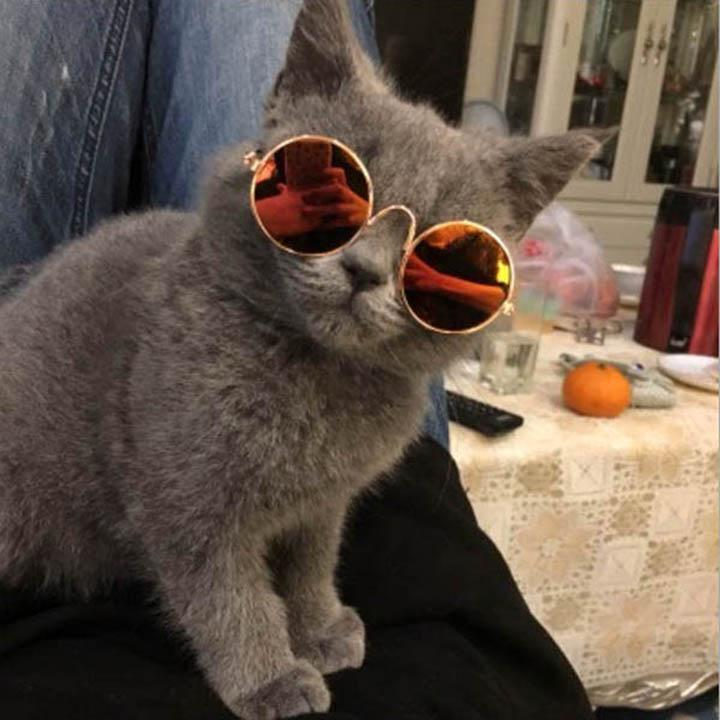
#> input picture inputs/2.seamless cloning/a. seamless/catt.jpeg, 720 x 720 px, found by its file name
$ jupyter execute --allow-errors Seamless_cloning_test.ipynb
#> lines starting #> are read from the running program, lines starting #| are printed output that depends on the picture; after the words box and inside, x2 and y2 are one past the last pixel; in counts of white or black regions, pixels touching at a corner belong together
### PixelLocation.py

import cv2
import numpy as np
import matplotlib.pyplot as plt


# used to determine if pixel index is inside ROI
def in_omega(index, mask):
    return mask[index] == 1

#3 Function to find the indices of the ROI of the mask
def ROI_points(mask):

    non0= np.nonzero(mask)
    list_points=list(zip(non0[0],non0[1]))

    return list_points

#function to get the 4 neighbours surrounding a pixel
def surrounding_pixels(index):
    i,j=index

    value=[(i+1,j), (i-1,j),(i,j+1),(i,j-1)]
    return value

def pixel_location(index, mask):
    if not np.any(in_omega(index,mask)):
        return False
    for pix in surrounding_pixels(index):
        if not np.any(in_omega(pix,mask)):
            return True

    return False

### sparse_matrix.py
import cv2
import numpy as np
import matplotlib.pyplot as plt
from PIL import Image
from cv2 import imshow
import scipy.sparse as SC
import scipy.sparse.linalg as linalg
from PixelLocation import surrounding_pixels


# Function to make cooefficient matrix(The sparse A matrix)

def sparse_matrix(Indices):

  m=len(Indices)

  A_Mat=SC.lil_matrix((m,m))
  for i, index in enumerate(Indices):
    A_Mat[i,i]=4

    for x in surrounding_pixels(index):
      if x not in Indices:
        continue
      j=Indices.index(x)
      A_Mat[i,j]=-1

  return A_Mat

### Laplacian_of_ROI.py

def laplace(src,index):
    i, j= index
    value= (4*src[i,j])-(1 * src[i + 1, j]) - (1 * src[i - 1, j]) - (1 * src[i, j + 1]) - (
                1 * src[i, j - 1])

    return value

### Tests/Seamless_cloning_test.ipynb
[cell 1]
import cv2
import numpy as np
import matplotlib.pyplot as plt
import scipy.sparse as SC
import scipy.sparse.linalg as linalg
from PixelLocation import ROI_points
from PixelLocation import pixel_location
from PixelLocation import surrounding_pixels
from PixelLocation import in_omega
from sparse_matrix import sparse_matrix
from Laplacian_of_ROI import laplace
from Selecting_ROI import mousepoints
from Selecting_ROI import get_omega
from create_mask import create_mask

[cell 2]
points=[] # holds the values of the selected coordinates
def mousepoints(events,x, y,flags,parameters):
    global points

    if events==cv2.EVENT_LBUTTONDOWN:
        points.append((x,y))

    return

def get_omega(im):
    global points

    cv2.imshow("Please Click on image to get ROI points",im)
    cv2.setMouseCallback("Please Click on image to get ROI points", mousepoints)
    cv2.waitKey(0)


    photo = im.copy() # making a copy of our image for visulalisation
    new_img=cv2.polylines(photo, np.int32([points]), isClosed=True, color=(0,0,255),thickness=4) # draw a polygon of our region of interest

    return points, photo, new_img

[cell 3]
#Please click on the image to generate the mask

source_path=r"inputs\2.seamless cloning\a. seamless\catt.jpeg" #https://www.joom.com/en/products/5bc6eb7c28fc710198a726a1
target_path=r"inputs\2.seamless cloning\a. seamless\space2.jpg" #https://unsplash.com/images/nature/space

src= cv2.imread(source_path,cv2.IMREAD_GRAYSCALE)
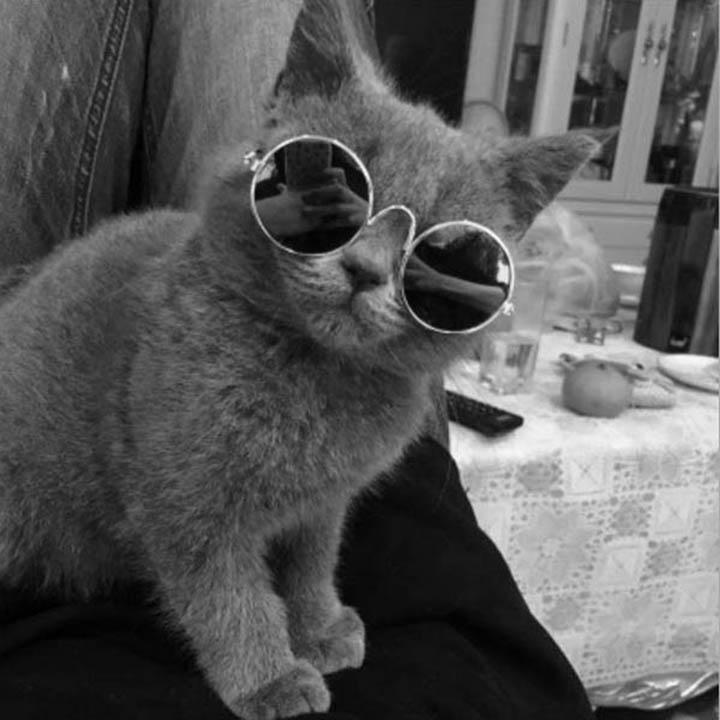
#> src: shape (720, 720); min 0, max 255, mean 87.5
target=cv2.imread(target_path,cv2.IMREAD_GRAYSCALE)
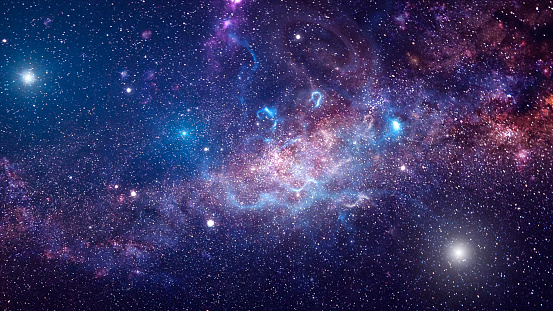
#> input picture inputs/2.seamless cloning/a. seamless/space2.jpg, 553 x 311 px, found by its file name
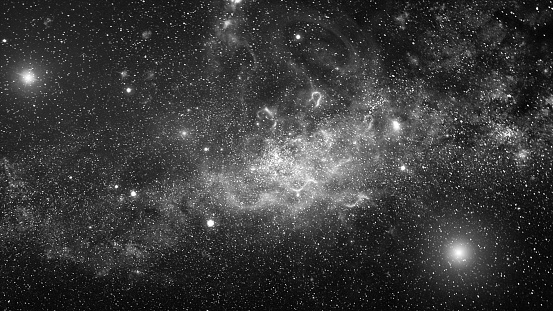
#> target: shape (311, 553); min 0, max 255, mean 58.4

# resizing the images because the larger the images the more time it takes for the A matrix to computed
src= cv2.resize(src,(200,150))
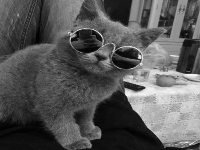
#> src: shape (150, 200); min 0, max 249, mean 87.3
target=cv2.resize(target,(200,150))
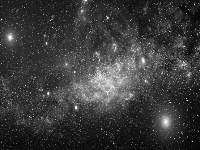
#> target: shape (150, 200); min 3, max 254, mean 58.3

points.clear()#clearing the list to put new values
boundary=get_omega(src) #Please click on the image to generate the mask
#> (the rest of this cell did not finish here and is left out)

[cell 4]
#Performing the poisson method with all the fuctions together
def seamless_cloning(src,target,mask):

    Indicies=ROI_points(mask)
    A_Mat=sparse_matrix(Indicies)
    M= len(Indicies)

    B_Mat= np.zeros(M) # This is the B matrix

    for i, index in enumerate(Indicies):

        B_Mat[i]=laplace(src,index)

        if pixel_location(index,mask): #checking if pixel is on the boundary
            for pixels in surrounding_pixels(index): #the surrounding pixels
                if not np.any(in_omega(pixels,mask)): # pixels npt in ROI
                    B_Mat[i] += target[pixels]

    x=linalg.cg(A_Mat,B_Mat) #solve for x to get new pixels
    new_image=np.copy(target).astype(int)
    for i, index in enumerate(Indicies):
        new_image[index]=x[0][i]

    return new_image

mask=cv2.imread(r"inputs\2.seamless cloning\a. seamless\source mask.jpg")
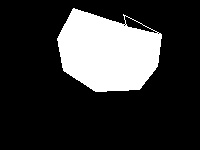
#> input picture inputs/2.seamless cloning/a. seamless/source mask.jpg, 200 x 150 px, found by its file name
#> mask is the input picture: shape (150, 200, 3); min 0, max 255, mean 54
if __name__ == '__main__':
    mask=mask.astype(np.float64)/255
    mask[mask !=1] =0
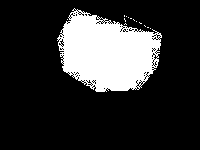
#> mask: shape (150, 200, 3) float64; values 0 (black) and 1 (white), 19.6% white; 14 white regions (13 under 20 px), largest, box (x1, y1, x2, y2) and area: (57, 8, 162, 92) 5849

    mask=mask[:,:,0]

    new_image=[seamless_cloning(src,target,mask)]
#> in ROI_points, `non0= np.nonzero(mask)`: non0 = 5874 positions, rows 8 to 91, columns 57 to 161
#> in ROI_points, `list_points=list(zip(non0[0],non0[1]))`: list_points = 5874 pairs, first value 8 to 91, second value 57 to 161
#> in seamless_cloning, `Indicies=ROI_points(mask)`: Indicies has the same summary as list_points in ROI_points
#> in sparse_matrix, `m=len(Indices)`: m = 5874
#> the loop in sparse_matrix, `for i, index in enumerate(Indices):` made 5874 passes
#> the loop in seamless_cloning, `for i, index in enumerate(Indicies): ` made 5874 passes
#> the loop in seamless_cloning, `for i, index in enumerate(Indicies):` made 5874 passes
#> index on passes 1 to 3: (8, 74), (9, 73), (9, 75)
#> after the loop in seamless_cloning, `for i, index in enumerate(Indicies):`:
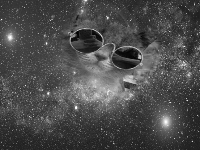
#> new_image: shape (150, 200) int64; min -29, max 254, mean 54.6; drawn with min black and max white
    new=cv2.merge(new_image)
    new = new.astype(np.uint8)
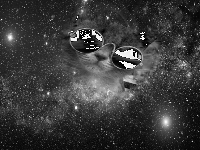
#> new: shape (150, 200); min 0, max 255, mean 57.6

    new= cv2.imwrite(r"Results\2. cloning\a.seamless.jpg", new)
